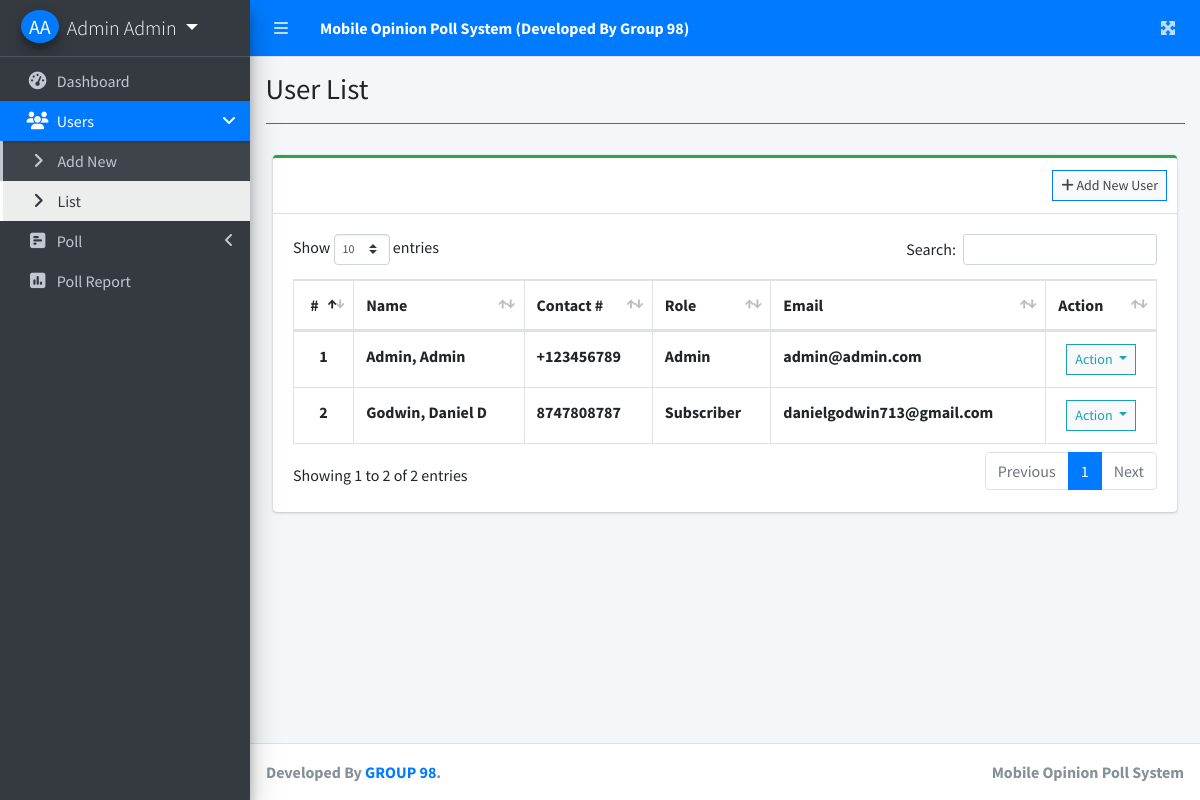
The page /index.php?page=user_list (signed in) on the database its author committed.
### tables this page shows
CREATE TABLE `users` (
  `id` int(30) NOT NULL,
  `firstname` varchar(200) NOT NULL,
  `lastname` varchar(200) NOT NULL,
  `middlename` varchar(200) NOT NULL,
  `contact` varchar(100) NOT NULL,
  `address` text NOT NULL,
  `email` varchar(200) NOT NULL,
  `password` text NOT NULL,
  `type` tinyint(1) NOT NULL DEFAULT 3 COMMENT '1=Admin,2 = Staff, 3= User',
  `date_created` datetime NOT NULL DEFAULT current_timestamp()
);

### user_list.php (the view, shortened to what this page needs)
<?php include'db_connect.php' ?>
<div class="col-lg-12">
	<div class="card card-outline card-success">
		<div class="card-header">
			<div class="card-tools">
				<a class="btn btn-block btn-sm btn-default btn-flat border-primary" href="./index.php?page=new_user"><i class="fa fa-plus"></i> Add New User</a>
			</div>
		</div>
		<div class="card-body">
			<table class="table tabe-hover table-bordered" id="list">
				<thead>
					<tr>
						<th class="text-center">#</th>
						<th>Name</th>
						<th>Contact #</th>
						<th>Role</th>
						<th>Email</th>
						<th>Action</th>
					</tr>
				</thead>
				<tbody>
					<?php
					$i = 1;
					$type = array('',"Admin","Staff","Subscriber");
					$qry = $conn->query("SELECT *,concat(lastname,', ',firstname,' ',middlename) as name FROM users order by concat(lastname,', ',firstname,' ',middlename) asc");
					while($row= $qry->fetch_assoc()):
					?>
					<tr>
						<th class="text-center"><?php echo $i++ ?></th>
						<td><b><?php echo ucwords($row['name']) ?></b></td>
						<td><b><?php echo $row['contact'] ?></b></td>
						<td><b><?php echo $type[$row['type']] ?></b></td>
						<td><b><?php echo $row['email'] ?></b></td>
						<td class="text-center">
							<button type="button" class="btn btn-default btn-sm btn-flat border-info wave-effect text-info dropdown-toggle" data-toggle="dropdown" aria-expanded="true">
		                      Action
		                    </button>
						</td>
					</tr>
				<?php endwhile; ?>
				</tbody>
			</table>
		</div>
	</div>
</div>

### index.php (shortened to what this page needs)
<!DOCTYPE html>
<html lang="en">
<?php
	include 'header.php'
?>
<body class="hold-transition sidebar-mini layout-fixed layout-navbar-fixed layout-footer-fixed">
<div class="wrapper">
  <?php include 'topbar.php' ?>
  <?php include 'sidebar.php' ?>
  <div class="content-wrapper">
    <div class="content-header">
      <div class="container-fluid">
        <div class="row mb-2">
          <div class="col-sm-6">
            <h1 class="m-0"><?php echo $title ?></h1>
          </div>
        </div>
            <hr class="border-primary">
      </div>
    </div>
    <section class="content">
      <div class="container-fluid">
         <?php
          $page = isset($_GET['page']) ? $_GET['page'] : 'home';
          include $page.'.php';
          ?>
      </div>
    </section>
  </div>
  <footer class="main-footer">
    <strong>Developed By <a href="#">GROUP 98</a>.</strong>
    <div class="float-right d-none d-sm-inline-block">
      <b>Mobile Opinion Poll System</b>
    </div>
  </footer>
</div>
</body>
</html>

### header.php (shortened to what this page needs)
<head>
  <?php
  $title = isset($_GET['page']) ? ucwords(str_replace("_", ' ', $_GET['page'])) : "Home";
  ?>
  <link rel="stylesheet" href="assets/plugins/fontawesome-free/css/all.min.css">
  <link rel="stylesheet" href="assets/plugins/overlayScrollbars/css/OverlayScrollbars.min.css">
  <link rel="stylesheet" href="assets/plugins/datatables-bs4/css/dataTables.bootstrap4.min.css">
  <link rel="stylesheet" href="assets/plugins/datatables-responsive/css/responsive.bootstrap4.min.css">
  <link rel="stylesheet" href="assets/plugins/datatables-buttons/css/buttons.bootstrap4.min.css">
  <link rel="stylesheet" href="assets/plugins/select2/css/select2.min.css">
  <link rel="stylesheet" href="assets/plugins/select2-bootstrap4-theme/select2-bootstrap4.min.css">
  <link rel="stylesheet" href="assets/plugins/sweetalert2-theme-bootstrap-4/bootstrap-4.min.css">
  <link rel="stylesheet" href="assets/plugins/toastr/toastr.min.css">
  <link rel="stylesheet" href="assets/plugins/icheck-bootstrap/icheck-bootstrap.min.css">
  <link rel="stylesheet" href="assets/dist/css/adminlte.min.css">
  <link rel="stylesheet" href="assets/dist/css/styles.css">
  <link rel="stylesheet" href="assets/plugins/summernote/summernote-bs4.min.css">
</head>

### topbar.php
<nav class="main-header navbar navbar-expand navbar-primary navbar-dark ">
  <ul class="navbar-nav">
    <li class="nav-item">
      <a class="nav-link" data-widget="pushmenu" href="#" role="button"><i class="fas fa-bars"></i></a>
    </li>
    <li>
      <a class="nav-link text-white"  href="./" role="button"> <large><b>Mobile Opinion Poll System (Developed By Group 98)</b></large></a>
    </li>
  </ul>
  <ul class="navbar-nav ml-auto">
    <li class="nav-item">
      <a class="nav-link" data-widget="fullscreen" href="#" role="button">
        <i class="fas fa-expand-arrows-alt"></i>
      </a>
    </li>
  </ul>
</nav>

### sidebar.php (shortened to what this page needs)
<aside class="main-sidebar sidebar-dark-primary elevation-4">
  <div class="dropdown">
 	<a href="javascript:void(0)" class="brand-link dropdown-toggle" data-toggle="dropdown" aria-expanded="true">
      <span class="brand-image img-circle elevation-3 d-flex justify-content-center align-items-center bg-primary text-white font-weight-500" style="width: 38px;height:50px"><?php echo strtoupper(substr($_SESSION['login_firstname'], 0,1).substr($_SESSION['login_lastname'], 0,1)) ?></span>
      <span class="brand-text font-weight-light"><?php echo ucwords($_SESSION['login_firstname'].' '.$_SESSION['login_lastname']) ?></span>
    </a>
  </div>
  <div class="sidebar">
    <nav class="mt-2">
      <ul class="nav nav-pills nav-sidebar flex-column nav-flat" data-widget="treeview" role="menu" data-accordion="false">
        <li class="nav-item dropdown">
          <a href="./" class="nav-link nav-home">
            <i class="nav-icon fas fa-tachometer-alt"></i>
            <p>
              Dashboard
            </p>
          </a>
        </li>
      <?php if($_SESSION['login_type'] == 1): ?>
        <li class="nav-item">
          <a href="#" class="nav-link nav-edit_user">
            <i class="nav-icon fas fa-users"></i>
            <p>
              Users
              <i class="right fas fa-angle-left"></i>
            </p>
          </a>
          <ul class="nav nav-treeview">
            <li class="nav-item">
              <a href="./index.php?page=new_user" class="nav-link nav-new_user tree-item">
                <i class="fas fa-angle-right nav-icon"></i>
                <p>Add New</p>
              </a>
            </li>
            <li class="nav-item">
              <a href="./index.php?page=user_list" class="nav-link nav-user_list tree-item">
                <i class="fas fa-angle-right nav-icon"></i>
                <p>List</p>
              </a>
            </li>
          </ul>
        </li>
        <li class="nav-item">
          <a href="#" class="nav-link nav-is-tree nav-edit_poll nav-view_poll">
            <i class="nav-icon fa fa-poll-h"></i>
            <p>
              Poll
              <i class="right fas fa-angle-left"></i>
            </p>
          </a>
        </li>
        <li class="nav-item">
          <a href="./index.php?page=poll_report" class="nav-link nav-poll_report">
            <i class="nav-icon fas fa-poll"></i>
            <p>
              Poll Report
            </p>
          </a>
        </li>
      <?php endif; ?>
      </ul>
    </nav>
  </div>
</aside>

### rows shown on the page
users: name "Admin, Admin", contact "+123456789", type "Admin", email "admin@admin.com"
users: name "Godwin, Daniel D", contact "8747808787", type "Subscriber", email "danielgodwin713@gmail.com"

### other values the page prints
$_SESSION['login_firstname'].' '.$_SESSION['login_lastname'] "Admin Admin"
$title "User List"
